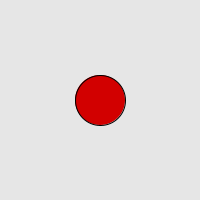
Frame 1 (no input)
Frame 60 (the mouse pressed at the canvas centre just before this capture): identical to frame 1, image omitted
Frame 120 (the mouse held since frame 60 and released just before this capture): identical to frame 1, image omitted

The Processing sketch that drew this single still picture (run headless with seeded random() and noise(); from frame 60 on, the mouse is pressed at the canvas centre):

// Processing sketch: processing_137587
// ── processing_137587.pde


int x = 100;
int y = 100;
 
void setup (){
 size (200,200);
}
void draw( ){
    background(230);
    fill (210, 0, 0);
    ellipse(x,y,50,50);
}
 
void keyPressed( ){
    if(keyCode == UP||key== UP){
        y--;
    }else if(keyCode == DOWN||key== DOWN){
        y++;
    }else if(keyCode == LEFT||key== LEFT){
        x--;
    }else if(keyCode == RIGHT||key== RIGHT){
        x++;
    }
}
